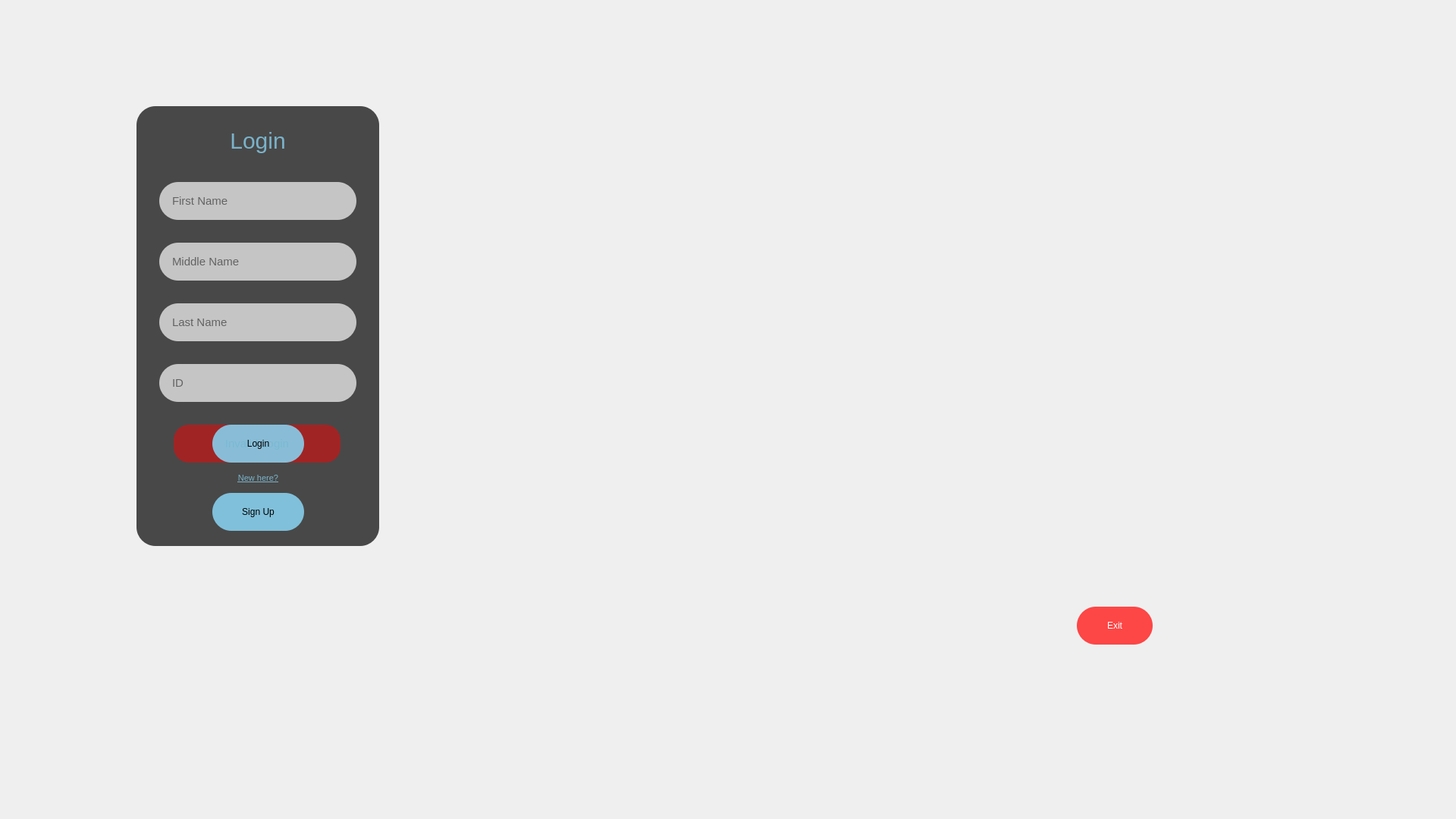
<?xml version="1.0" encoding="UTF-8"?>
<ui version="4.0">
 <class>LoginPageClass</class>
 <widget class="QMainWindow" name="LoginPageClass">
  <property name="geometry">
   <rect>
    <x>0</x>
    <y>0</y>
    <width>1920</width>
    <height>1080</height>
   </rect>
  </property>
  <property name="windowTitle">
   <string>LoginPage</string>
  </property>
  <property name="styleSheet">
   <string notr="true">background-image: url(&quot;:/GymPadelSystem/Resources/Gym.png&quot;);</string>
  </property>
  <widget class="QWidget" name="centralWidget">
   <widget class="QWidget" name="LWidget" native="true">
    <property name="geometry">
     <rect>
      <x>180</x>
      <y>140</y>
      <width>320</width>
      <height>580</height>
     </rect>
    </property>
    <property name="styleSheet">
     <string notr="true">background: none;
background-color: rgba(0,0,0,0.7);
border-radius: 25px;</string>
    </property>
    <widget class="QLabel" name="label">
     <property name="geometry">
      <rect>
       <x>0</x>
       <y>10</y>
       <width>320</width>
       <height>70</height>
      </rect>
     </property>
     <property name="styleSheet">
      <string notr="true">background: none;
font-size: 30px;
color: rgba(135, 206, 235,0.8)</string>
     </property>
     <property name="text">
      <string>Login</string>
     </property>
     <property name="alignment">
      <set>Qt::AlignmentFlag::AlignCenter</set>
     </property>
    </widget>
    <widget class="QLineEdit" name="FNTextBox">
     <property name="geometry">
      <rect>
       <x>30</x>
       <y>100</y>
       <width>260</width>
       <height>50</height>
      </rect>
     </property>
     <property name="styleSheet">
      <string notr="true">background: none;
background-color: rgba(250,250,250,0.7);
padding-left: 15px;
font-size: 15px;
color: black;
border-color:  rgba(135, 206, 235,0.8);</string>
     </property>
     <property name="text">
      <string/>
     </property>
     <property name="placeholderText">
      <string>First Name</string>
     </property>
    </widget>
    <widget class="QLineEdit" name="MNTextBox">
     <property name="geometry">
      <rect>
       <x>30</x>
       <y>180</y>
       <width>260</width>
       <height>50</height>
      </rect>
     </property>
     <property name="styleSheet">
      <string notr="true">background: none;
background-color: rgba(250,250,250,0.7);
padding-left: 15px;
font-size: 15px;
color: black;</string>
     </property>
     <property name="text">
      <string/>
     </property>
     <property name="placeholderText">
      <string>Middle Name</string>
     </property>
    </widget>
    <widget class="QLineEdit" name="LNTextBox">
     <property name="geometry">
      <rect>
       <x>30</x>
       <y>260</y>
       <width>260</width>
       <height>50</height>
      </rect>
     </property>
     <property name="styleSheet">
      <string notr="true">background: none;
background-color: rgba(250,250,250,0.7);
padding-left: 15px;
font-size: 15px;
color: black;</string>
     </property>
     <property name="text">
      <string/>
     </property>
     <property name="placeholderText">
      <string>Last Name</string>
     </property>
    </widget>
    <widget class="QLineEdit" name="IDTextBox">
     <property name="geometry">
      <rect>
       <x>30</x>
       <y>340</y>
       <width>260</width>
       <height>50</height>
      </rect>
     </property>
     <property name="styleSheet">
      <string notr="true">background: none;
background-color: rgba(250,250,250,0.7);
padding-left: 15px;
font-size: 15px;
color: black;</string>
     </property>
     <property name="text">
      <string/>
     </property>
     <property name="placeholderText">
      <string>ID</string>
     </property>
    </widget>
    <widget class="QLabel" name="SMLabel">
     <property name="geometry">
      <rect>
       <x>49</x>
       <y>420</y>
       <width>220</width>
       <height>50</height>
      </rect>
     </property>
     <property name="styleSheet">
      <string notr="true">background: none;
font-size: 15px;
background-color: rgba(250, 0, 0, 0.5);
border-radius: 20px;</string>
     </property>
     <property name="text">
      <string>Invalid Login</string>
     </property>
     <property name="alignment">
      <set>Qt::AlignmentFlag::AlignCenter</set>
     </property>
    </widget>
    <widget class="QPushButton" name="LoginButton">
     <property name="geometry">
      <rect>
       <x>100</x>
       <y>420</y>
       <width>121</width>
       <height>50</height>
      </rect>
     </property>
     <property name="styleSheet">
      <string notr="true">QPushButton
{
background: none;
background-color: rgba(135, 206, 235,0.9);
color: black;
border-radius: 25px;
}
QPushButton:hover
{
border: 3px solid rgba(135, 206, 235,0.9);
background-color: rgba(250, 250, 250,0.8);
}</string>
     </property>
     <property name="text">
      <string>Login</string>
     </property>
    </widget>
    <widget class="QPushButton" name="SignUpButton">
     <property name="geometry">
      <rect>
       <x>100</x>
       <y>510</y>
       <width>121</width>
       <height>50</height>
      </rect>
     </property>
     <property name="styleSheet">
      <string notr="true">QPushButton
{
background: none;
background-color: rgba(135, 206, 235,0.9);
color: black;
border-radius: 25px;
}
QPushButton:hover
{
border: 3px solid rgba(135, 206, 235,0.9);
background-color: rgba(250, 250, 250,0.8);
}</string>
     </property>
     <property name="text">
      <string>Sign Up</string>
     </property>
    </widget>
    <widget class="QLabel" name="NewHereLabel">
     <property name="geometry">
      <rect>
       <x>100</x>
       <y>480</y>
       <width>121</width>
       <height>20</height>
      </rect>
     </property>
     <property name="font">
      <font>
       <pointsize>8</pointsize>
       <underline>true</underline>
      </font>
     </property>
     <property name="styleSheet">
      <string notr="true">background: none;
text-decoration: underline;
color: rgba(135, 206, 235,0.8)</string>
     </property>
     <property name="text">
      <string>New here?</string>
     </property>
     <property name="alignment">
      <set>Qt::AlignmentFlag::AlignCenter</set>
     </property>
    </widget>
   </widget>
   <widget class="QPushButton" name="ExitButton">
    <property name="geometry">
     <rect>
      <x>1420</x>
      <y>800</y>
      <width>100</width>
      <height>50</height>
     </rect>
    </property>
    <property name="styleSheet">
     <string notr="true">QPushButton
{
background: none;
background-color: rgba(255, 51, 51,0.9);
color: white;
border-radius: 25px;
}
QPushButton:hover
{
border: 2px solid rgba(255, 51, 51,0.9);
background-color: rgba(250, 250, 250,0.8);
color: rgb(255, 51, 51);
}</string>
    </property>
    <property name="text">
     <string>Exit</string>
    </property>
   </widget>
  </widget>
 </widget>
 <layoutdefault spacing="6" margin="11"/>
 <resources/>
 <connections/>
</ui>
